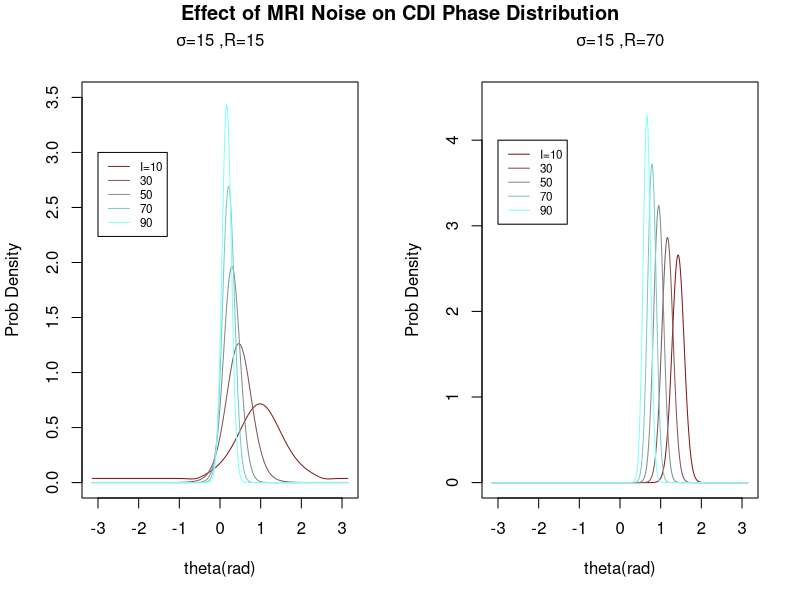

Here is the R script that generated this plot:
library(VGAM)
rm(list=ls())
graphics.off()
theta<-seq(-pi,pi,0.0001)
col_leg<-NULL
par(mfrow=c(1,2))
R<-15
sigma<-15
for (I in seq(10,100,20)){
     c<-2*I*cos(theta)+2*R*sin(theta)
     f1<-1/(pi*sigma^2)*(sigma^2/2+c/2*exp((c^2)/(4*sigma^2))*(sqrt(pi)*sigma/2-sqrt(pi)*sigma/2*erf(-c/(2*sqrt(sigma)))))*exp(-(I^2+R^2)/(sigma^2))
     if (I==10){p1<-plot(theta, f1, type="n", main=expression(paste(sigma,'=15 ',',R=15')),cex.main=1,ylim=c(0,3.5),ylab="Prob Density",xlab='theta(rad)')}
     lines(theta, f1, type="l",col=rgb(0.5,1/90*I,1/90*I))
     col_leg<-c(col_leg,rgb(0.5,1/90*I,1/90*I))
}
legend(-3,3,legend=c('I=10','30','50','70','90'),
       lty=1, cex=0.7,col=col_leg)
R<-70
for (I in seq(10,100,20)){
  c<-2*I*cos(theta)+2*R*sin(theta)
  f1<-1/(pi*sigma^2)*(sigma^2/2+c/2*exp((c^2)/(4*sigma^2))*(sqrt(pi)*sigma/2-sqrt(pi)*sigma/2*erf(-c/(2*sqrt(sigma)))))*exp(-(I^2+R^2)/(sigma^2))
  if (I==10){p2<-plot(theta, f1, type="n", main=expression(paste(sigma,'=15 ',',R=70')),cex.main=1,ylim=c(0,4.5),ylab="Prob Density",xlab='theta(rad)')}
  lines(theta, f1, type="l",col=rgb(0.5,1/90*I,1/90*I))
  col_leg<-c(col_leg,rgb(0.5,1/90*I,1/90*I))
}
legend(-3,4,legend=c('I=10','30','50','70','90'),
       lty=1, cex=0.7,col=col_leg)
title('Effect of MRI Noise on CDI Phase Distribution',outer=TRUE,line=-1)
